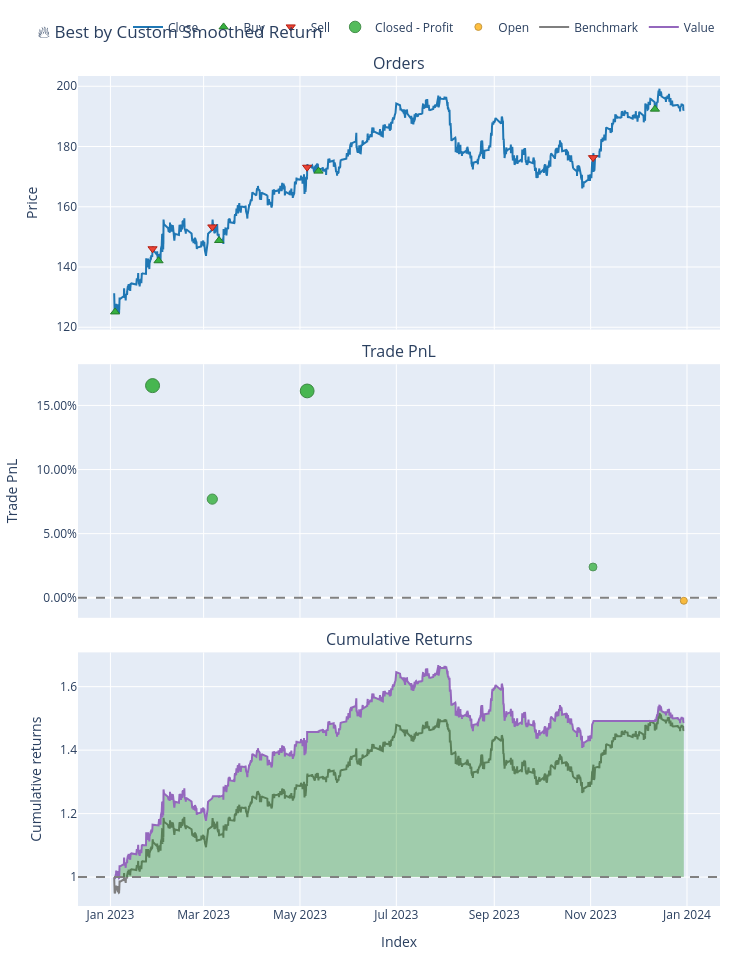

This figure's notebook cell:
### Markdown cell above
I've realised logically, best way to do this is, first to smooth/avg, then filter, then crop, we want input to be results df, and output to be the same, and parameter spaces, then we can easily plot the  best stable parameters

### Code cell
def Overfitting_reduction(pf, objective_function=None, smoothing_size=3, filter_threshold=0.0):
    # Step 1: Compute raw result grid
    if objective_function is not None:
        results = objective_function(pf)
    else:
        results = pf.total_return().values

    # Step 2: Extract parameter structure
    multi_index = pf.wrapper.columns
    param_df = pd.DataFrame(multi_index.tolist(), columns=multi_index.names)
    param_levels = {col: np.unique(param_df[col]) for col in param_df.columns}
    shape = tuple(len(param_levels[col]) for col in param_df.columns)

    # Step 3: Reshape results
    reshaped = results.reshape(shape)

    # Step 4: Smooth
    smoothed_grid = uniform_filter(reshaped, size=smoothing_size)

    # Step 5: Filter
    filtered_grid = np.where(smoothed_grid > filter_threshold, smoothed_grid, 0.0)

    # Step 6: Crop grid and adjust parameter levels
    final_grid, slices, cropped_param_levels = crop_with_padding_with_params(filtered_grid, param_levels, pad=smoothing_size)

    # Step 7: Build MultiIndex Series from N-D grid
    param_names = list(cropped_param_levels.keys())
    param_values = list(cropped_param_levels.values())
    combos = list(product(*param_values))  # Cartesian product
    score_series = pd.Series(final_grid.flatten(), index=pd.MultiIndex.from_tuples(combos, names=param_names))

    # Step 8: Get best parameters and portfolio
    best_param_tuple = score_series.idxmax()
    best_value = score_series.loc[best_param_tuple]
    best_portfolio = pf[best_param_tuple]
    best_params = dict(zip(param_names, best_param_tuple))

    return best_params, best_value, best_portfolio


best_params, best_value, best_pf = Overfitting_reduction(pf_opt2, objective_function=None, smoothing_size=3, filter_threshold=0.0)

for k, v in best_params.items():
    print(f"{k} = {v}")
print(f"Estimated best stable return with these parameters: {best_value:.4f}")

best_pf.plot(title="🔥 Best by Custom Smoothed Return").show()

### Figure 1 — Plotly figure (JSON) as saved in the notebook; plotly's stock layout.template omitted (floating-point values rounded to 4 significant figures; data arrays with more than 128 entries replaced by an {"elided": "..."} marker saying what was removed)
{"data": [{"legendgroup": "0", "line": {"color": "#1f77b4"}, "name": "Close", "showlegend": true, "type": "scatter", "uid": "435dd10d-407d-420c-bcdc-6428b2ea5bd0", "x": {"elided": "3954 str values"}, "xaxis": "x", "y": {"elided": "3954 float values"}, "yaxis": "y"}, {"customdata": [[22135, 0.7987, 0.0999], [22137, 0.8194, 0.1164], [22139, 0.8425, 0.1254], [22141, 0.8471, 0.1456], [22143, 0.7746, 0.149]], "hovertemplate": "Order Id: %{customdata[0]}<br>Timestamp: %{x}<br>Price: %{y}<br>Size: %{customdata[1]:.6f}<br>Fees: %{customdata[2]:.6f}", "legendgroup": "1", "marker": {"color": "#37B13F", "line": {"color": "rgb(38,123,44)", "width": 1}, "size": 8, "symbol": "triangle-up"}, "mode": "markers", "name": "Buy", "type": "scatter", "uid": "6e90b645-b347-4290-b20b-7d78b0ba96c3", "x": ["2023-01-03T23:00:00+00:00", "2023-01-31T11:00:00+00:00", "2023-03-10T19:00:00+00:00", "2023-05-12T18:00:00+00:00", "2023-12-11T17:00:00+00:00"], "xaxis": "x", "y": [125.1, 142.1, 148.8, 171.8, 192.4], "yaxis": "y"}, {"customdata": [[22136, 0.7987, 0.1166], [22138, 0.8194, 0.1256], [22140, 0.8425, 0.1458], [22142, 0.8471, 0.1493]], "hovertemplate": "Order Id: %{customdata[0]}<br>Timestamp: %{x}<br>Price: %{y}<br>Size: %{customdata[1]:.6f}<br>Fees: %{customdata[2]:.6f}", "legendgroup": "2", "marker": {"color": "#EA4335", "line": {"color": "rgb(181,31,18)", "width": 1}, "size": 8, "symbol": "triangle-down"}, "mode": "markers", "name": "Sell", "type": "scatter", "uid": "07929dd3-ab47-4cef-a366-2951e54374f2", "x": ["2023-01-27T16:00:00+00:00", "2023-03-06T12:00:00+00:00", "2023-05-05T13:00:00+00:00", "2023-11-02T12:00:00+00:00"], "xaxis": "x", "y": [146.1, 153.3, 173.1, 176.3], "yaxis": "y"}, {"customdata": [[0, 0, 16.53, 0.1654], [1, 1, 8.955, 0.07693], [2, 2, 20.22, 0.1613], [3, 3, 3.493, 0.024]], "hovertemplate": "Exit Trade Id: %{customdata[0]}<br>Position Id: %{customdata[1]}<br>Exit Timestamp: %{x}<br>PnL: %{customdata[2]:.6f}<br>Return: %{customdata[3]:.2%}", "legendgroup": "3", "marker": {"color": "#37B13F", "line": {"color": "rgb(38,123,44)", "width": 1}, "opacity": [0.9, 0.8186, 0.8962, 0.7699], "size": [14, 10.2, 13.82, 7.93], "symbol": "circle"}, "mode": "markers", "name": "Closed - Profit", "type": "scatter", "uid": "4e51cbbd-ac18-4b27-b139-6ee05f469102", "x": ["2023-01-27T16:00:00+00:00", "2023-03-06T12:00:00+00:00", "2023-05-05T13:00:00+00:00", "2023-11-02T12:00:00+00:00"], "xaxis": "x2", "y": [0.1654, 0.07693, 0.1613, 0.024], "yaxis": "y2"}, {"customdata": [[4, 4, -0.3476, -0.002332]], "hovertemplate": "Exit Trade Id: %{customdata[0]}<br>Position Id: %{customdata[1]}<br>Exit Timestamp: %{x}<br>PnL: %{customdata[2]:.6f}<br>Return: %{customdata[3]:.2%}", "legendgroup": "4", "marker": {"color": "#FFAA00", "line": {"color": "rgb(178,118,0)", "width": 1}, "opacity": [0.75], "size": [7], "symbol": "circle"}, "mode": "markers", "name": "Open", "type": "scatter", "uid": "6dceb50c-ea96-403a-a137-4e8d1fff3fd0", "x": ["2023-12-30T00:00:00+00:00"], "xaxis": "x2", "y": [-0.002332], "yaxis": "y2"}, {"legendgroup": "5", "line": {"color": "#7f7f7f"}, "name": "Benchmark", "showlegend": true, "type": "scatter", "uid": "48a02fa0-071e-4158-b54c-e8919e593fb9", "x": {"elided": "3954 str values"}, "xaxis": "x3", "y": {"elided": "3954 float values"}, "yaxis": "y3"}, {"hoverinfo": "skip", "legendgroup": "6", "line": {"color": "rgba(0, 0, 0, 0)", "width": 0}, "opacity": 0, "showlegend": false, "type": "scatter", "uid": "5c2d21a4-9ed0-43c7-9a5c-366e0c0a1a47", "x": {"elided": "3954 str values"}, "xaxis": "x3", "y": {"elided": "3954 int values"}, "yaxis": "y3"}, {"connectgaps": false, "fill": "tonexty", "fillcolor": "rgba(0, 128, 0, 0.3)", "hoverinfo": "skip", "legendgroup": "6", "line": {"color": "rgba(0, 0, 0, 0)", "width": 0}, "opacity": 0, "showlegend": false, "type": "scatter", "uid": "14ce7d60-e72d-429a-8815-e439ef6d801a", "x": {"elided": "3954 str values"}, "xaxis": "x3", "y": {"elided": "3954 float values"}, "yaxis": "y3"}, {"hoverinfo": "skip", "legendgroup": "6", "line": {"color": "rgba(0, 0, 0, 0)", "width": 0}, "opacity": 0, "showlegend": false, "type": "scatter", "uid": "59e3677a-4449-4eab-87c7-7426832e94db", "x": {"elided": "3954 str values"}, "xaxis": "x3", "y": {"elided": "3954 int values"}, "yaxis": "y3"}, {"connectgaps": false, "fill": "tonexty", "fillcolor": "rgba(255, 0, 0, 0.3)", "hoverinfo": "skip", "legendgroup": "6", "line": {"color": "rgba(0, 0, 0, 0)", "width": 0}, "opacity": 0, "showlegend": false, "type": "scatter", "uid": "a11d1228-30a2-4fa2-be5e-611bb42f8b5c", "x": {"elided": "3954 str values"}, "xaxis": "x3", "y": {"elided": "3954 float values"}, "yaxis": "y3"}, {"legendgroup": "7", "line": {"color": "#9467bd"}, "name": "Value", "showlegend": true, "type": "scatter", "uid": "f2d9392a-99e6-4b15-b895-4486279dcfd5", "x": {"elided": "3954 str values"}, "xaxis": "x3", "y": {"elided": "3954 float values"}, "yaxis": "y3"}, {"hoverinfo": "skip", "legendgroup": "6", "line": {"color": "rgba(0, 0, 0, 0)", "width": 0}, "opacity": 0, "showlegend": false, "type": "scatter", "uid": "41f7e792-feaf-455f-8ac5-10955a92f631", "x": {"elided": "3954 str values"}, "xaxis": "x3", "y": {"elided": "3954 int values"}, "yaxis": "y3"}], "layout": {"annotations": [{"font": {"size": 16}, "showarrow": false, "text": "Orders", "x": 0.5, "xanchor": "center", "xref": "paper", "y": 1, "yanchor": "bottom", "yref": "paper"}, {"font": {"size": 16}, "showarrow": false, "text": "Trade PnL", "x": 0.5, "xanchor": "center", "xref": "paper", "y": 0.6528, "yanchor": "bottom", "yref": "paper"}, {"font": {"size": 16}, "showarrow": false, "text": "Cumulative Returns", "x": 0.5, "xanchor": "center", "xref": "paper", "y": 0.3056, "yanchor": "bottom", "yref": "paper"}], "height": 960, "legend": {"orientation": "h", "traceorder": "normal", "x": 1, "xanchor": "right", "y": 1.042, "yanchor": "bottom"}, "margin": {"b": 30, "l": 30, "r": 30, "t": 30}, "shapes": [{"line": {"color": "gray", "dash": "dash"}, "type": "line", "x0": 0, "x1": 1, "xref": "paper", "y0": 0, "y1": 0, "yref": "y2"}, {"line": {"color": "gray", "dash": "dash"}, "type": "line", "x0": 0, "x1": 1, "xref": "paper", "y0": 1, "y1": 1, "yref": "y3"}], "showlegend": true, "title": {"text": "🔥 Best by Custom Smoothed Return"}, "width": 750, "xaxis": {"anchor": "y", "domain": [0, 1], "matches": "x3", "showticklabels": false}, "xaxis2": {"anchor": "y2", "domain": [0, 1], "matches": "x3", "showticklabels": false}, "xaxis3": {"anchor": "y3", "domain": [0, 1], "title": {"text": "Index"}}, "yaxis": {"anchor": "x", "domain": [0.6944, 1], "title": {"text": "Price"}}, "yaxis2": {"anchor": "x2", "domain": [0.3472, 0.6528], "tickformat": ".2%", "title": {"text": "Trade PnL"}}, "yaxis3": {"anchor": "x3", "domain": [0, 0.3056], "title": {"text": "Cumulative returns"}}}}
